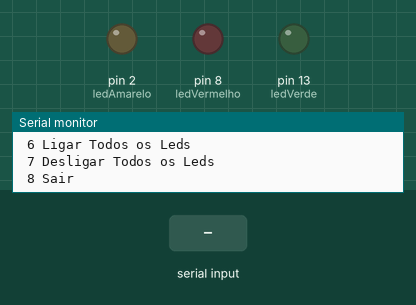
This sketch was run on a simulated Arduino Uno, built with avr-gcc and run on an emulated ATmega328P. Shown: output pins drawn as LEDs (lit = HIGH), the last lines printed to the serial monitor. The inputs (shaded band) are chosen by the test bench.

Above: at 0.9 s.
1.0 s: "1\n" received over Serial
At 1.4 s:
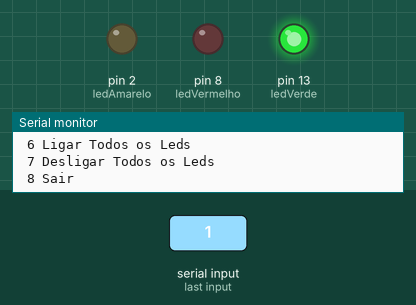
2.5 s: "3\n" received over Serial
At 3.7 s:
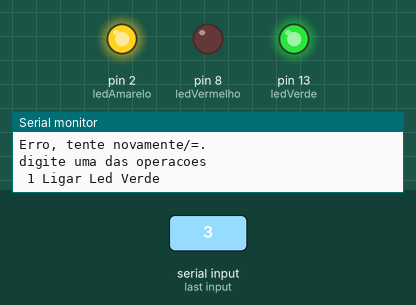
4.0 s: "2\n" received over Serial
At 4.9 s:
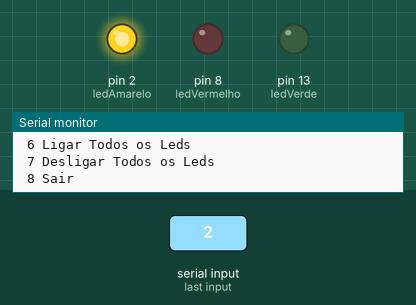
5.5 s: "4\n" received over Serial
At 6.1 s:
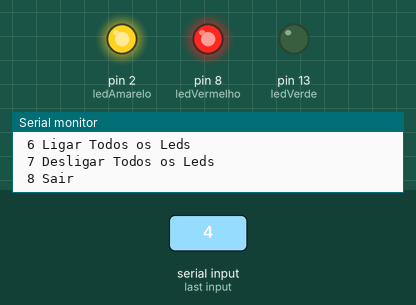
7.0 s: "1\n" received over Serial
At 8.2 s:
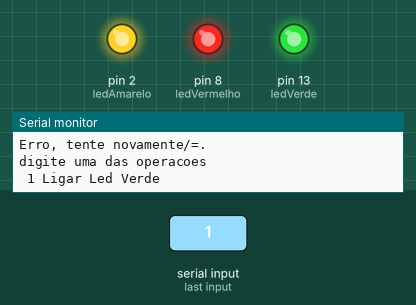
8.5 s: "5\n" received over Serial
At 9.6 s:
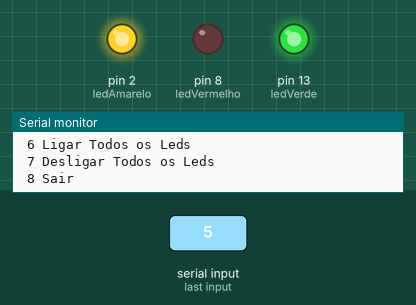
Timing chart, 0 to 11.0 s (numbered marks = the images above; inputs shaded):
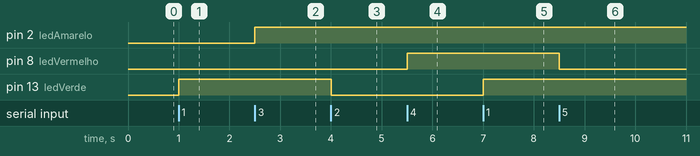

The sketch:

acende_led_com_menu1.ino
```cpp
// C++ code
//
int ledVerde = 13;
int ledVermelho = 8;
int ledAmarelo =  2;
int escolhaDoLed;

void setup()
{ Serial.begin(9600);

 pinMode(ledVerde, OUTPUT);
 pinMode(ledVermelho, OUTPUT);
 pinMode(ledAmarelo, OUTPUT);


 do{
   Serial.println("digite uma das operacoes");
   Serial.println(" 1 Ligar Led Verde");
   Serial.println(" 2 Desligar Led Verde");
   Serial.println(" 3 Ligar Led Amarelo");
   Serial.println(" 4 Ligar Led Vermelho ");
   Serial.println(" 5 Desligar Led Vermelho");
   Serial.println(" 6 Ligar Todos os Leds");
   Serial.println(" 7 Desligar Todos os Leds");
   Serial.println(" 8 Sair");
   while(!Serial.available()){}
   escolhaDoLed = Serial.parseInt();


   switch(escolhaDoLed){
     case 1:
     digitalWrite(ledVerde, HIGH);
     break;

     case 2:
     digitalWrite(ledVerde, LOW);
     break;

     case 3:
     digitalWrite(ledAmarelo, HIGH);
     break;

     case 4:
     digitalWrite(ledVermelho, HIGH);
     break;


     case 5:
     digitalWrite(ledVermelho, LOW);
     break;


     case 6:
     digitalWrite(ledVerde, HIGH);
     digitalWrite(ledVermelho, HIGH);
     digitalWrite(ledAmarelo, HIGH);
     break;


     case 7:
     digitalWrite(ledVerde, LOW);
     digitalWrite(ledVermelho, LOW);
     digitalWrite(ledAmarelo, LOW);
     break;


     case 8:
     Serial.println("Ate breve!");
       break;

     default:
     Serial.println("Erro, tente novamente/=.");}
   } while( escolhaDoLed != 8);
  }

 void loop()
 {
   //sem instrucoes
 }
```

Measured:
- after the input at 1.0 s, pin 13 (ledVerde): LOW → HIGH at once
- after the input at 2.5 s, pin 2 (ledAmarelo): LOW → HIGH at once
- after the input at 4.0 s, pin 13 (ledVerde): HIGH → LOW at once
- after the input at 5.5 s, pin 8 (ledVermelho): LOW → HIGH at once
- after the input at 7.0 s, pin 13 (ledVerde): LOW → HIGH at once
- after the input at 8.5 s, pin 8 (ledVermelho): HIGH → LOW at once
